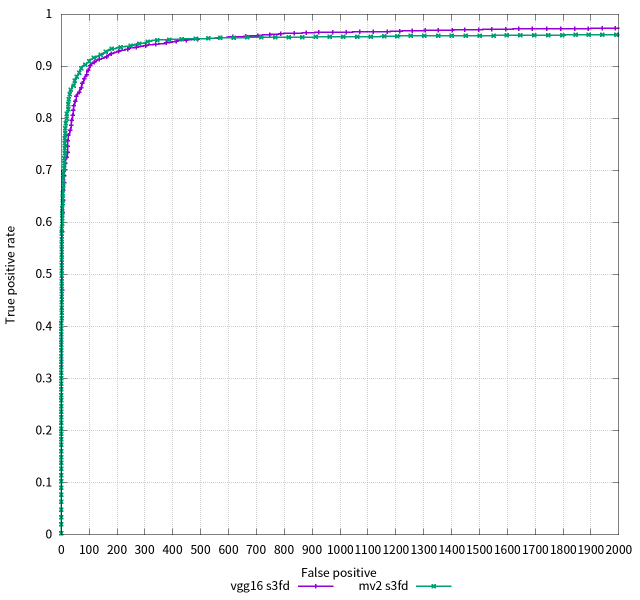
#> input picture performance/fddb_DiscROC.png, 1280 x 1200 px (shown at 1/2 size)
$ python -i data_augment.py   (imports and definitions only)
#> lines starting #> are read from the running program, lines starting #| are printed output that depends on the picture; after the words box and inside, x2 and y2 are one past the last pixel; in counts of white or black regions, pixels touching at a corner belong together
import cv2
import numpy as np
import random
from utils.box_utils import matrix_iof


# [118 lines left out: functions _crop, _crop_s3fd, not called in this run]

def _distort(image):

    def _convert(image, alpha=1, beta=0):
#> called with alpha = 1, beta = -29.41
        tmp = image.astype(float) * alpha + beta
        tmp[tmp < 0] = 0
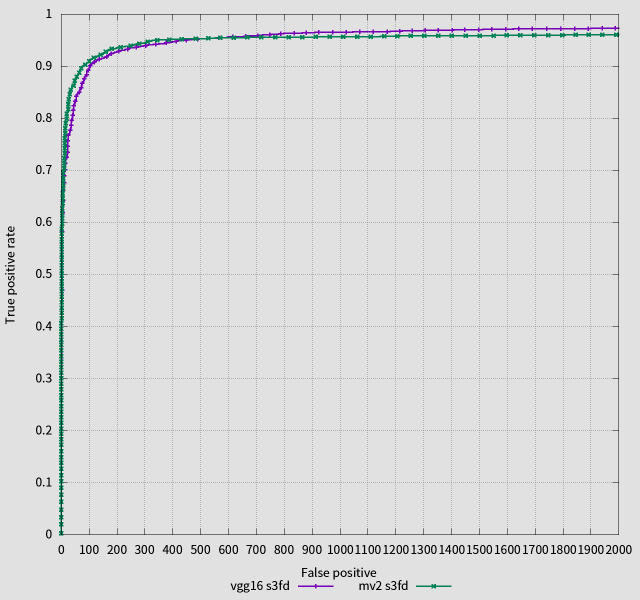
#> tmp: shape (1200, 1280, 3) float64 (shown at 1/2 size); mean R, G, B 220.3, 220.9, 221.2
        tmp[tmp > 255] = 255
        image[:] = tmp

    image = image.copy()

    if random.randrange(2):

        #brightness distortion
        if random.randrange(2):
            _convert(image, beta=random.uniform(-32, 32))

        #contrast distortion
        if random.randrange(2):
            _convert(image, alpha=random.uniform(0.5, 1.5))
#> call 2 of _convert, with alpha = 0.905, beta = 0
#> in _convert (call 2), `tmp = image.astype(float) * alpha + beta`:
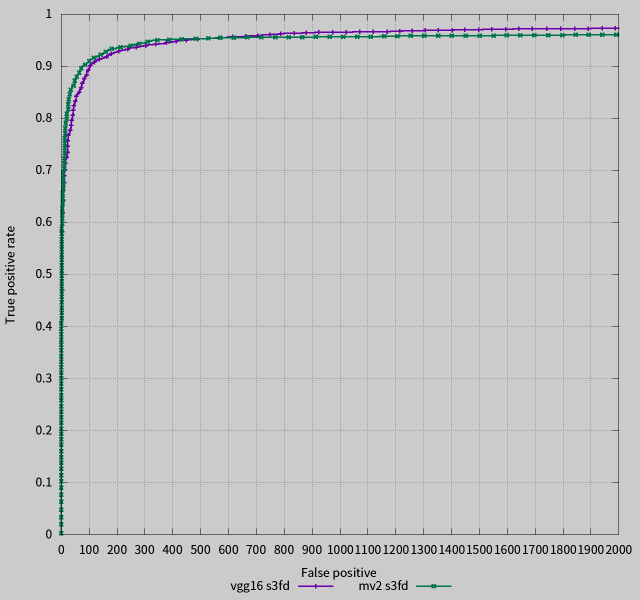
#> tmp: shape (1200, 1280, 3) float64 (shown at 1/2 size); mean R, G, B 198.8, 199.4, 199.6

        image = cv2.cvtColor(image, cv2.COLOR_RGB2HSV)
#> image: shape (1200, 1280, 3); mean H, S, V 1.1, 2.8, 199.3

        # saturation distortion
        if random.randrange(2):
            _convert(image[:, :, 1], alpha=random.uniform(0.5, 1.5))
#> call 3 of _convert, with alpha = 1.47, beta = 0
#> in _convert (call 3), `tmp = image.astype(float) * alpha + beta`:
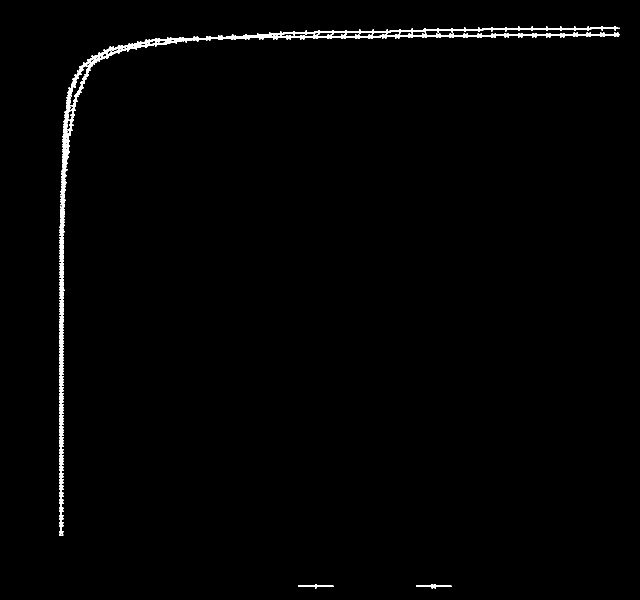
#> tmp: shape (1200, 1280) float64 (shown at 1/2 size); values 0 (black) and 374.3 (white), 1.1% white; 36 white regions (15 under 20 px), largest, box (x1, y1, x2, y2) and area: (123, 52, 1237, 1069) 14567, (118, 642, 127, 1071) 1262, (832, 1168, 903, 1177) 259

        #hue distortion
        if random.randrange(2):
            tmp = image[:, :, 0].astype(int) + random.randint(-18, 18)
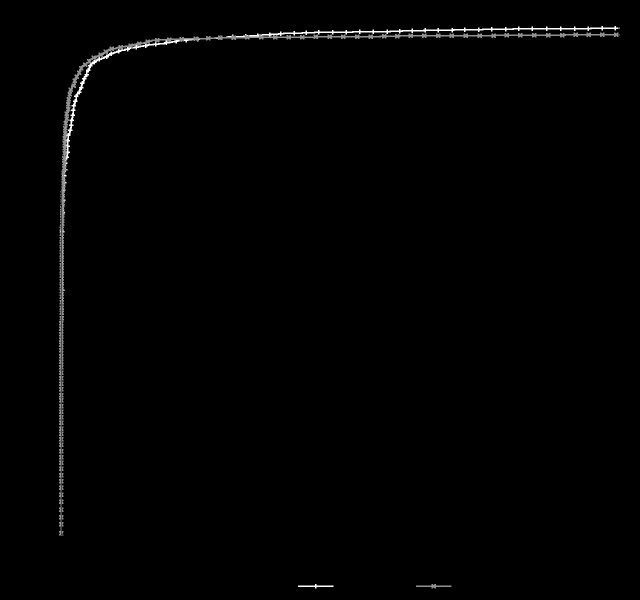
#> tmp: shape (1200, 1280) int64 (shown at 1/2 size); min -5, max 135, mean -3.9; drawn with min black and max white
            tmp %= 180
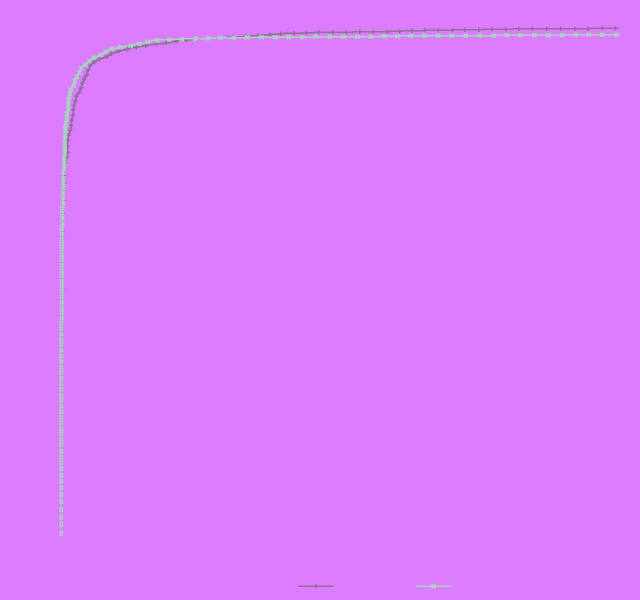
#> tmp: shape (1200, 1280) int64 (shown at 1/2 size); 3 distinct labels, from 75 to 175; one colour per label, 0 black
            image[:, :, 0] = tmp
#> image: shape (1200, 1280, 3); mean H, S, V 174.1, 2.8, 199.3

        image = cv2.cvtColor(image, cv2.COLOR_HSV2RGB)

    else:

        #brightness distortion
        if random.randrange(2):
            _convert(image, beta=random.uniform(-32, 32))

        image = cv2.cvtColor(image, cv2.COLOR_RGB2HSV)

        # saturation distortion
        if random.randrange(2):
            _convert(image[:, :, 1], alpha=random.uniform(0.5, 1.5))

        #hue distortion
        if random.randrange(2):
            tmp = image[:, :, 0].astype(int) + random.randint(-18, 18)
            tmp %= 180
            image[:, :, 0] = tmp

        image = cv2.cvtColor(image, cv2.COLOR_HSV2RGB)

        #contrast distortion
        if random.randrange(2):
            _convert(image, alpha=random.uniform(0.5, 1.5))

    return image


# [42 lines left out: functions _expand, _mirror, preproc_for_test, not called in this run]


class preproc(object):

    def __init__(self, img_dim, rgb_means):
        self.img_dim = img_dim
        self.rgb_means = rgb_means

    # [20 lines left out: function __call__, not called in this run]

class preproc_s3fd(object):

    # [25 lines left out: functions __init__, __call__, not called in this run]

>>> import cv2
>>> picture = cv2.cvtColor(cv2.imread('../performance/fddb_DiscROC.png'), cv2.COLOR_BGR2RGB)
>>> result = _distort(picture)

$ run again, on performance/fddb_PR.png
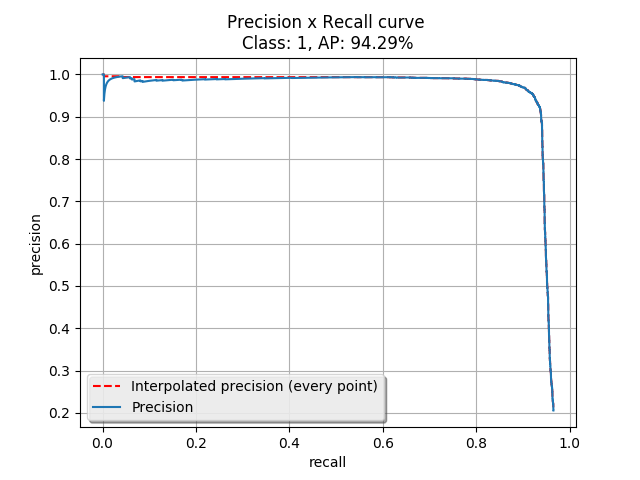
#> input picture performance/fddb_PR.png, 640 x 480 px
#> in _convert (call 3), `tmp[tmp > 255] = 255`:
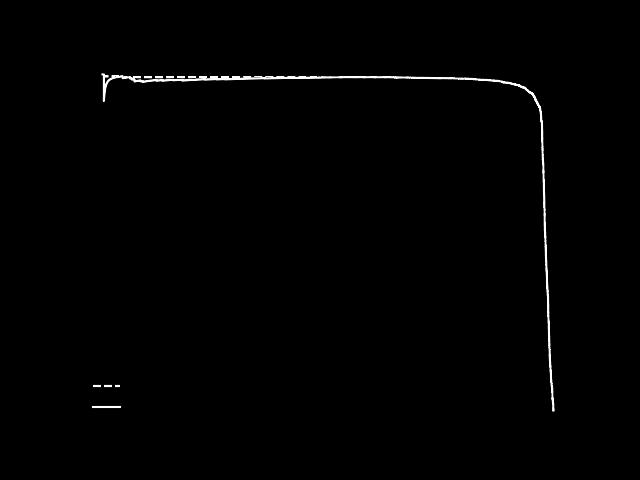
#> tmp: shape (480, 640) float64; min 0, max 255, mean 1.7
#> in _distort, `tmp %= 180`:
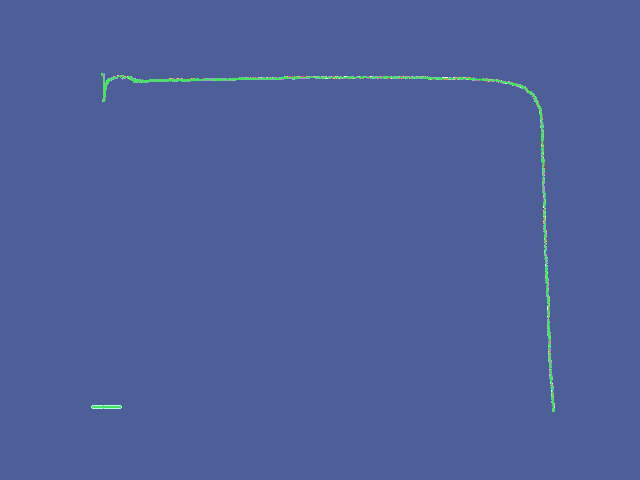
#> tmp: shape (480, 640) int64; 85 distinct labels, from 85 to 175; one colour per label, 0 black
